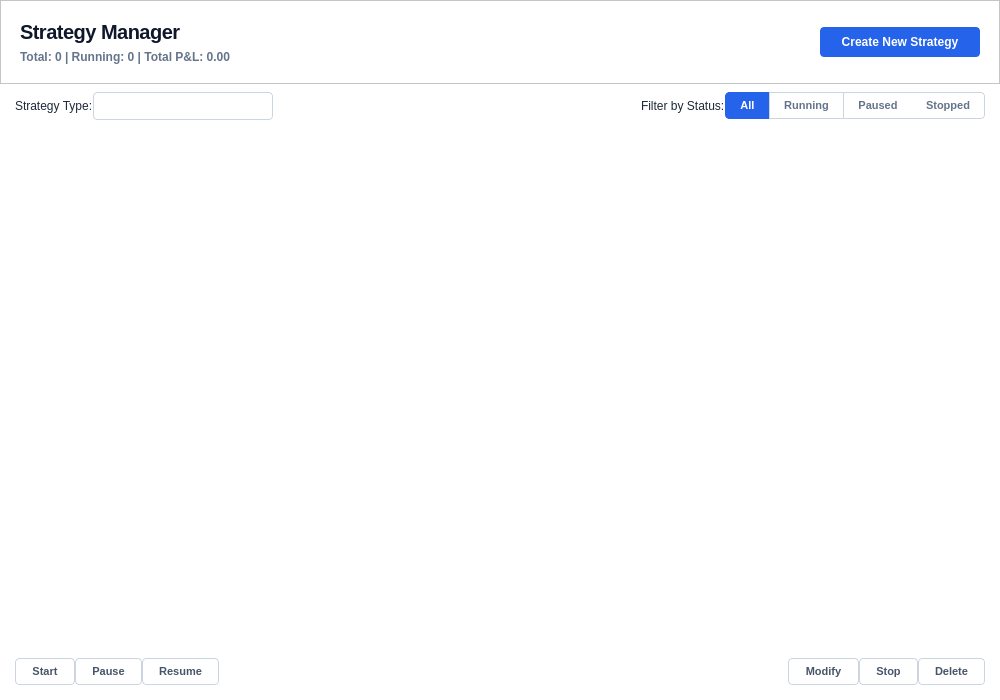
<?xml version="1.0" encoding="UTF-8"?>
<ui version="4.0">
 <class>StrategyManagerWindow</class>
 <widget class="QWidget" name="StrategyManagerWindow">
  <property name="geometry">
   <rect>
    <x>0</x>
    <y>0</y>
    <width>1000</width>
    <height>700</height>
   </rect>
  </property>
  <property name="windowTitle">
   <string>Strategy Manager</string>
  </property>
   <property name="styleSheet">
    <string notr="true">QWidget {
    background-color: #ffffff;
    color: #1e293b;
    font-family: 'Segoe UI', system-ui, -apple-system, sans-serif;
}

QFrame#HeaderFrame {
    background-color: #ffffff;
    border-bottom: 1px solid #e2e8f0;
    padding: 10px;
}

QLabel#TitleLabel {
    font-size: 20px;
    font-weight: 800;
    color: #0f172a;
    letter-spacing: -0.5px;
}

QLabel#SummaryLabel {
    font-size: 12px;
    color: #64748b;
    font-weight: 500;
}

QPushButton#createButton {
    background-color: #2563eb;
    color: white;
    border: none;
    border-radius: 4px;
    font-weight: 700;
    font-size: 12px;
    padding: 8px 20px;
}
QPushButton#createButton:hover { background-color: #1d4ed8; }
QPushButton#createButton:pressed { background-color: #1e40af; }

QPushButton {
    background-color: #ffffff;
    color: #475569;
    border: 1px solid #cbd5e1;
    border-radius: 4px;
    padding: 6px 16px;
    font-size: 11px;
    font-weight: 600;
}
QPushButton:hover {
    background-color: #f8fafc;
    border-color: #94a3b8;
    color: #1e293b;
}
QPushButton:pressed {
    background-color: #f1f5f9;
}

/* Status Filter Buttons */
QPushButton#filterAllBtn, QPushButton#filterRunningBtn, 
QPushButton#filterPausedBtn, QPushButton#filterStoppedBtn {
    background-color: #ffffff;
    border: 1px solid #cbd5e1;
    border-radius: 0px;
    margin: 0px;
    color: #64748b;
    padding: 6px 14px;
    font-weight: 600;
}
QPushButton#filterAllBtn { border-top-left-radius: 4px; border-bottom-left-radius: 4px; border-right: none; }
QPushButton#filterStoppedBtn { border-top-right-radius: 4px; border-bottom-right-radius: 4px; border-left: none; }

QPushButton#filterRunningBtn, QPushButton#filterPausedBtn { border-right: none; }

QPushButton#filterAllBtn:checked, QPushButton#filterRunningBtn:checked, 
QPushButton#filterPausedBtn:checked, QPushButton#filterStoppedBtn:checked {
    background-color: #2563eb;
    color: white;
    border-color: #2563eb;
}

QTableView {
    background-color: #ffffff;
    gridline-color: #f1f5f9;
    border: none;
    selection-background-color: #f0f9ff;
    selection-color: #1e40af;
    alternate-background-color: #f8fafc;
    color: #334155;
    font-size: 12px;
}

QHeaderView::section {
    background-color: #f8fafc;
    color: #64748b;
    padding: 10px 12px;
    border: none;
    border-bottom: 2px solid #e2e8f0;
    border-right: 1px solid #f1f5f9;
    font-weight: 700;
    font-size: 10px;
    text-transform: uppercase;
}

QComboBox {
    background-color: #ffffff;
    color: #1e293b;
    border: 1px solid #cbd5e1;
    border-radius: 4px;
    padding: 5px 10px;
    font-size: 11px;
}
QComboBox:hover { border-color: #3b82f6; }
QComboBox::drop-down { border: none; width: 24px; }

QScrollBar:vertical {
    border: none;
    background: #f8fafc;
    width: 8px;
    margin: 0px;
}
QScrollBar::handle:vertical {
    background: #e2e8f0;
    border-radius: 4px;
    min-height: 20px;
    margin: 2px;
}
QScrollBar::handle:vertical:hover { background: #cbd5e1; }</string>
   </property>
  <layout class="QVBoxLayout" name="mainLayout">
   <property name="spacing">
    <number>0</number>
   </property>
   <property name="leftMargin">
    <number>0</number>
   </property>
   <property name="topMargin">
    <number>0</number>
   </property>
   <property name="rightMargin">
    <number>0</number>
   </property>
   <property name="bottomMargin">
    <number>0</number>
   </property>
   <item>
    <widget class="QFrame" name="HeaderFrame">
     <property name="minimumSize">
      <size>
       <width>0</width>
       <height>60</height>
      </size>
     </property>
     <property name="frameShape">
      <enum>QFrame::StyledPanel</enum>
     </property>
     <property name="frameShadow">
      <enum>QFrame::Raised</enum>
     </property>
     <layout class="QHBoxLayout" name="headerLayout">
      <item>
       <layout class="QVBoxLayout" name="titleArea">
        <item>
         <widget class="QLabel" name="TitleLabel">
          <property name="text">
           <string>Strategy Manager</string>
          </property>
         </widget>
        </item>
        <item>
         <widget class="QLabel" name="SummaryLabel">
          <property name="text">
           <string>Total: 0 | Running: 0 | Total P&amp;L: 0.00</string>
          </property>
         </widget>
        </item>
       </layout>
      </item>
      <item>
       <spacer name="headerSpacer">
        <property name="orientation">
         <enum>Qt::Horizontal</enum>
        </property>
        <property name="sizeHint" stdset="0">
         <size>
          <width>40</width>
          <height>20</height>
         </size>
        </property>
       </spacer>
      </item>
      <item>
       <widget class="QPushButton" name="createButton">
        <property name="minimumSize">
         <size>
          <width>160</width>
          <height>30</height>
         </size>
        </property>
        <property name="text">
         <string>Create New Strategy</string>
        </property>
       </widget>
      </item>
     </layout>
    </widget>
   </item>
   <item>
    <layout class="QHBoxLayout" name="filterLayout">
     <property name="leftMargin">
      <number>15</number>
     </property>
     <property name="topMargin">
      <number>8</number>
     </property>
     <property name="rightMargin">
      <number>15</number>
     </property>
     <property name="bottomMargin">
      <number>8</number>
     </property>
     <item>
      <widget class="QLabel" name="label">
       <property name="text">
        <string>Strategy Type:</string>
       </property>
      </widget>
     </item>
     <item>
      <widget class="QComboBox" name="strategyFilterCombo">
       <property name="minimumSize">
        <size>
         <width>180</width>
         <height>0</height>
        </size>
       </property>
      </widget>
     </item>
     <item>
      <spacer name="filterSpacer">
       <property name="orientation">
        <enum>Qt::Horizontal</enum>
       </property>
       <property name="sizeHint" stdset="0">
        <size>
         <width>40</width>
         <height>20</height>
        </size>
       </property>
      </spacer>
     </item>
     <item>
      <widget class="QLabel" name="label_2">
       <property name="text">
        <string>Filter by Status:</string>
       </property>
      </widget>
     </item>
     <item>
      <widget class="QPushButton" name="filterAllBtn">
       <property name="text">
        <string>All</string>
       </property>
       <property name="checkable">
        <bool>true</bool>
       </property>
       <property name="checked">
        <bool>true</bool>
       </property>
      </widget>
     </item>
     <item>
      <widget class="QPushButton" name="filterRunningBtn">
       <property name="text">
        <string>Running</string>
       </property>
       <property name="checkable">
        <bool>true</bool>
       </property>
      </widget>
     </item>
     <item>
      <widget class="QPushButton" name="filterPausedBtn">
       <property name="text">
        <string>Paused</string>
       </property>
       <property name="checkable">
        <bool>true</bool>
       </property>
      </widget>
     </item>
     <item>
      <widget class="QPushButton" name="filterStoppedBtn">
       <property name="text">
        <string>Stopped</string>
       </property>
       <property name="checkable">
        <bool>true</bool>
       </property>
      </widget>
     </item>
    </layout>
   </item>
   <item>
    <widget class="QTableView" name="tableView">
     <property name="alternatingRowColors">
      <bool>true</bool>
     </property>
     <property name="selectionBehavior">
      <enum>QAbstractItemView::SelectRows</enum>
     </property>
     <property name="selectionMode">
      <enum>QAbstractItemView::SingleSelection</enum>
     </property>
     <property name="sortingEnabled">
      <bool>true</bool>
     </property>
     <attribute name="verticalHeaderVisible">
      <bool>false</bool>
     </attribute>
    </widget>
   </item>
   <item>
    <layout class="QHBoxLayout" name="actionLayout">
     <property name="leftMargin">
      <number>15</number>
     </property>
     <property name="topMargin">
      <number>10</number>
     </property>
     <property name="rightMargin">
      <number>15</number>
     </property>
     <property name="bottomMargin">
      <number>15</number>
     </property>
     <item>
      <widget class="QPushButton" name="startButton">
       <property name="text">
        <string>Start</string>
       </property>
      </widget>
     </item>
     <item>
      <widget class="QPushButton" name="pauseButton">
       <property name="text">
        <string>Pause</string>
       </property>
      </widget>
     </item>
     <item>
      <widget class="QPushButton" name="resumeButton">
       <property name="text">
        <string>Resume</string>
       </property>
      </widget>
     </item>
     <item>
      <spacer name="actionSpacer">
       <property name="orientation">
        <enum>Qt::Horizontal</enum>
       </property>
       <property name="sizeHint" stdset="0">
        <size>
         <width>40</width>
         <height>20</height>
        </size>
       </property>
      </spacer>
     </item>
     <item>
      <widget class="QPushButton" name="modifyButton">
       <property name="text">
        <string>Modify</string>
       </property>
      </widget>
     </item>
     <item>
      <widget class="QPushButton" name="stopButton">
       <property name="text">
        <string>Stop</string>
       </property>
      </widget>
     </item>
     <item>
      <widget class="QPushButton" name="deleteButton">
       <property name="text">
        <string>Delete</string>
       </property>
      </widget>
     </item>
    </layout>
   </item>
  </layout>
 </widget>
 <resources/>
 <connections/>
</ui>
